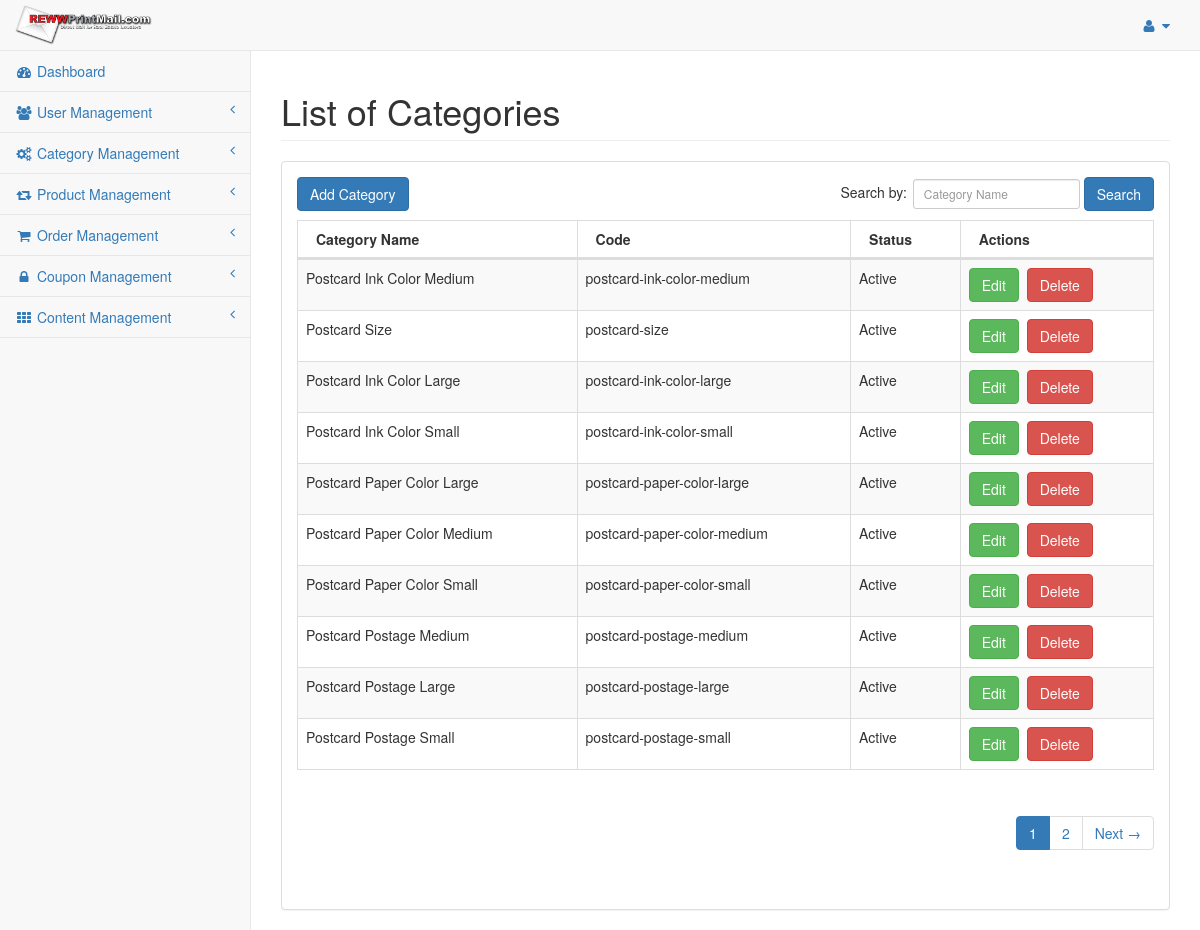
Page /index.php/admin/category/category_list on the committed database.
### tables this page shows
CREATE TABLE `reww_settings` (
  `settings_id` int(11) NOT NULL,
  `sitename` varchar(255) NOT NULL,
  `siteaddress` varchar(255) NOT NULL,
  `logoname` varchar(255) NOT NULL,
  `logopathname` varchar(255) NOT NULL,
  `date_added` int(11) NOT NULL
);

CREATE TABLE `reww_category` (
  `category_id` int(11) NOT NULL,
  `categoryname` varchar(255) NOT NULL,
  `code` varchar(255) NOT NULL,
  `is_active` enum('0','1') NOT NULL DEFAULT '0',
  `date_added` int(11) NOT NULL
);

### application/models/Defaultdata.php (called while the page is built, shortened)
<?php
class Defaultdata extends CI_Model {
	private $mydata = array();
	public function getBackendDefaultData()
	{
		$this->mydata["tot_segments"] = $this->getUrlSegments();
		$this->mydata['general_settings'] = $this->grabSettingData();
		$this->mydata["sidebar"] = $this->load->view('admin/partials/sidebar', null, true);
		$this->data = $this->mydata;
		$this->headerdata = $this->mydata;
		$this->data["header"] = $this->load->view('admin/partials/header', $this->headerdata, true);
		$this->data["head"] = $this->load->view('admin/partials/head', null, true);
		$this->data["footer"] = $this->load->view('admin/partials/footer', null, true);
		return $this->data;
	}
	public function getUrlSegments()
	{
		$all_segment=$this->uri->segment_array();
		return $all_segment;
	}
	public function grabSettingData(){
		$query = $this->db->get(TABLE_SETTINGS);
		return $query->row();
	}
}
?>

### application/controllers/admin/Category.php (called while the page is built, shortened)
<?php if ( ! defined('BASEPATH')) exit('No direct script access allowed');
class Category extends CI_Controller{
	public $data = array();
	public function __construct(){
		$this->load->model('categorydata');
		$this->data = $this->defaultdata->getBackendDefaultData();
	}
	public function category_list(){
		$like = array();
		parse_str($_SERVER['QUERY_STRING'], $like);
		unset($like['page']);
		$search_key = $this->input->get('categoryname');
		if(isset($search_key) && $search_key){
			$this->data['search_key'] = $search_key;
		}else{
			$this->data['search_key'] = '';
		}
		$category_data = $this->categorydata->grab_category(array(), $like, array());
		$config['base_url'] = site_url('admin/category-list');
		$config['total_rows'] = count($category_data);
		$pagination = $this->config->item('pagination');
		$pagination = array_merge($config, $pagination);
		$this->pagination->initialize($pagination);
		$this->data['page'] = ($this->input->get('page')) ? $this->input->get('page') : 0;
		$this->data['pagination'] = $this->pagination->create_links();
		$category_paginated_data = $this->categorydata->grab_category(array(), $like, array(PAGINATION_PER_PAGE, $this->data['page']));
		$this->data['category_details'] = $category_paginated_data;
		$this->load->view('admin/category_list', $this->data);
	}
}

### index.php (called while the page is built, shortened)
<?php
require_once BASEPATH.'core/CodeIgniter.php';

### application/models/Categorydata.php (called while the page is built, shortened)
<?php
class Categorydata extends CI_Model {
	public function grab_category($cond = array(), $like = array(), $limit = array()){
		if(!empty($limit)){
			$per_page = $limit[0];
			$offset = $limit[1];
			$start = max(0, ( $offset -1 ) * $per_page);
			$this->db->limit($per_page, $start);
		}
		$this->db->order_by('date_added','desc');
		$query = $this->db->get(TABLE_CATEGORY);
		return $query->result();
	}
}

### application/config/config.php (called while the page is built, shortened)
<?php
$config['base_url'] = 'http://'.$_SERVER['SERVER_NAME'].'/ci_app';
$config['index_page'] = '';
$config['uri_protocol']	= 'REQUEST_URI';
$config['url_suffix'] = '';
$config['language']	= 'english';
$config['charset'] = 'UTF-8';
$config['enable_hooks'] = FALSE;
$config['subclass_prefix'] = 'MY_';
$config['composer_autoload'] = FALSE;
$config['permitted_uri_chars'] = 'a-z 0-9~%.:_\-@';
$config['enable_query_strings'] = FALSE;
$config['controller_trigger'] = 'c';
$config['function_trigger'] = 'm';
$config['directory_trigger'] = 'd';
$config['allow_get_array'] = TRUE;
$config['log_threshold'] = 0;
$config['log_path'] = '';
$config['log_file_extension'] = '';
$config['log_file_permissions'] = 0644;
$config['log_date_format'] = 'Y-m-d H:i:s';
$config['error_views_path'] = '';
$config['cache_path'] = '';
$config['cache_query_string'] = FALSE;
$config['encryption_key'] = 'E)H@McQfTjWmZq4t7w!z%C*F-JaNdRgUkXp2s5u8x/A?D(G+KbPeShVmYq3t6w9y';
$config['sess_driver'] = 'files';
$config['sess_cookie_name'] = 'ci_session';
$config['sess_expiration'] = 7200;
$config['sess_save_path'] = NULL;
$config['sess_match_ip'] = FALSE;
$config['sess_time_to_update'] = 300;
$config['sess_regenerate_destroy'] = FALSE;
$config['cookie_prefix']	= '';
$config['cookie_domain']	= '';
$config['cookie_path']		= '/';
$config['cookie_secure']	= FALSE;
$config['cookie_httponly'] 	= FALSE;
$config['standardize_newlines'] = FALSE;
$config['global_xss_filtering'] = FALSE;
$config['csrf_protection'] = FALSE;
$config['csrf_token_name'] = 'csrf_test_name';
$config['csrf_cookie_name'] = 'csrf_cookie_name';
$config['csrf_expire'] = 7200;
$config['csrf_regenerate'] = TRUE;
$config['csrf_exclude_uris'] = array();
$config['compress_output'] = FALSE;
$config['time_reference'] = 'local';
$config['rewrite_short_tags'] = FALSE;
$config['proxy_ips'] = '';

### application/views/admin/category_list.php (the view)
<?php echo $head;?>
<div id="wrapper">
	<?php echo $header;?>
	<div id="page-wrapper" style="min-height: 374px;">
          <div class="row">
              <div class="col-lg-12">
                  <h1 class="page-header">List of Categories</h1>
              </div>
          </div>
          <div class="row">
              <div class="col-lg-12">
                  <div class="panel panel-default">
				<div class="panel-body">
					<div id="dataTables-example_wrapper" class="dataTables_wrapper form-inline dt-bootstrap no-footer">
					  <div class="row">
						 <div class="col-sm-6">
							<a href="<?php echo base_url('admin/category-add');?>" class="btn btn-primary">Add Category</a>
						 </div>
						 <div class="col-sm-6">
							<form action="<?php echo base_url('admin/category-list');?>" method="GET" role="form">
								<div id="dataTables-example_filter" class="dataTables_filter">
									<label>Search by:<input name="categoryname" type="search" class="form-control input-sm" placeholder="Category Name" aria-controls="dataTables-example" id="user-search" value="<?php echo $search_key;?>"></label>
									<button type="submit" class="btn btn-primary">Search</button>
								</div>
							</form>
						 </div>
					  </div>
					  <div class="row">
						 <div class="col-sm-12">
							<table width="100%" class="table table-striped table-bordered table-hover dataTable no-footer dtr-inline" id="dataTables-example" role="grid" aria-describedby="dataTables-example_info" style="width: 100%;">
							   <thead>
								  <tr role="row">
									 <th>Category Name</th>
									 <th>Code</th>
									 <th>Status</th>
									 <th>Actions</th>
								  </tr>
							   </thead>
							   <tbody>
							    <?php if(!empty($category_details)){ ?>
								<?php foreach($category_details AS $detail) {?>
								  <tr class="gradeA odd" role="row">
									 <td><?php echo $detail->categoryname;?></td>
									 <td><?php echo $detail->code;?></td>
									 <td class="center"><?php echo ($detail->is_active == 1 ? 'Active' : 'Inactive');?></td>
									 <td class="center">
										<a href="<?php echo base_url('admin/category-edit/'.$detail->code);?>" class="btn btn-success" title="Edit">Edit</a>&nbsp;
										<a href="<?php echo base_url('admin/category/category_delete/'.$detail->code);?>" class="btn btn-danger" title="Delete">Delete<a>
									</td>
								  </tr>
								  <?php } ?>
								  <?php }else{ ?>
								  <tr class="gradeA odd" role="row"><td colspan="5" style="text-align:center;">No records found</td></tr>
								  <?php } ?>
							   </tbody>
							</table>
						 </div>
					  </div>
					 <div class="pagination" style="float:right;">
						<?php echo $pagination ?>
					</div>
					</div>
					</div>
                  </div>
              </div>
          </div>
      </div>
</div>
<?php echo $footer; ?>

### application/views/admin/partials/header.php (shortened to what this page needs)
<nav class="navbar navbar-default navbar-static-top" role="navigation" style="margin-bottom: 0">
	<div class="navbar-header">
		<a class="navbar-brand" href="<?php echo base_url('admin/dashboard');?>"><img src="<?php echo UPLOAD_LOGO_PATH.$general_settings->logoname.'?v='.time();?>" width="230" height="50"></a>
	</div>
	<ul class="nav navbar-top-links navbar-right">
		<li class="dropdown">
			<a class="dropdown-toggle" data-toggle="dropdown" href="#">
				<i class="fa fa-user fa-fw"></i> <i class="fa fa-caret-down"></i>
			</a>
		</li>
	</ul>
	<?php echo $sidebar; ?>
</nav>

### assets/styles/sb-admin-2.css (style rules this page uses)
body { background-color: #f8f8f8; }
#wrapper { width: 100%; }
#page-wrapper { padding: 0 15px; min-height: 568px; background-color: white; }
@media (min-width: 768px) { #page-wrapper { position: inherit; margin: 0 0 0 250px; padding: 0 30px; border-left: 1px solid #e7e7e7; } }
.navbar-top-links { margin-right: 0; }
.navbar-top-links li { display: inline-block; }
.navbar-top-links li:last-child { margin-right: 15px; }
.navbar-top-links li a { padding: 15px; min-height: 50px; }
.navbar-default .navbar-brand { padding: 5px 15px; }
.navbar-brand img { max-height:40px; width:auto; }

### rows in the picture
reww_settings: logoname (picture)
reww_category: categoryname "Postcard Ink Color Medium", code "postcard-ink-color-medium", is_active "Active"
reww_category: categoryname "Postcard Size", code "postcard-size", is_active "Active"
reww_category: categoryname "Postcard Ink Color Large", code "postcard-ink-color-large", is_active "Active"
reww_category: categoryname "Postcard Ink Color Small", code "postcard-ink-color-small", is_active "Active"
reww_category: categoryname "Postcard Paper Color Large", code "postcard-paper-color-large", is_active "Active"
reww_category: categoryname "Postcard Paper Color Medium", code "postcard-paper-color-medium", is_active "Active"
reww_category: categoryname "Postcard Paper Color Small", code "postcard-paper-color-small", is_active "Active"
reww_category: categoryname "Postcard Postage Medium", code "postcard-postage-medium", is_active "Active"
reww_category: categoryname "Postcard Postage Large", code "postcard-postage-large", is_active "Active"
reww_category: categoryname "Postcard Postage Small", code "postcard-postage-small", is_active "Active"

### other values in the picture
$pagination "1 2 Next →"
